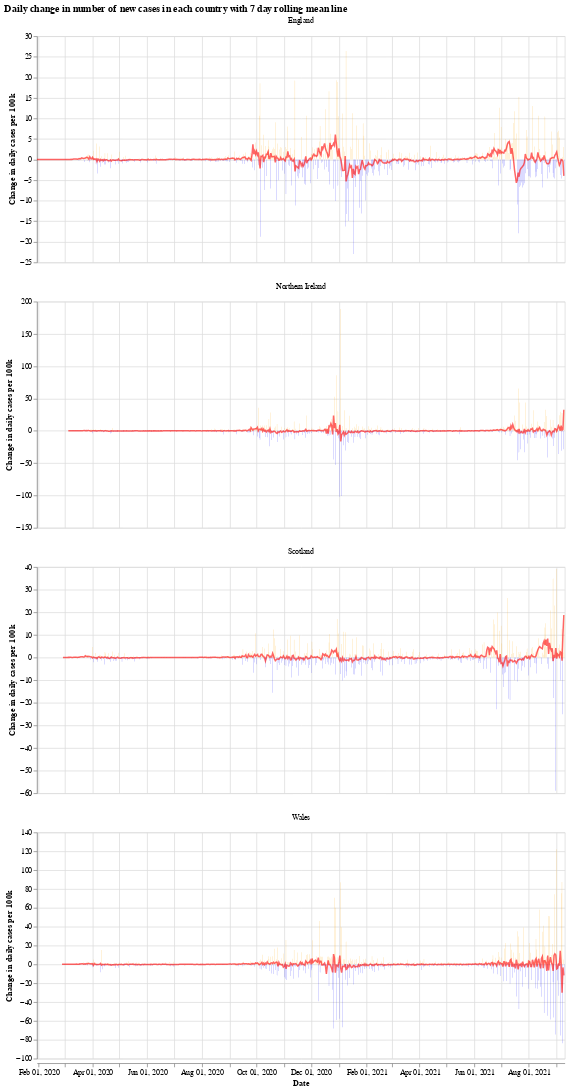

Notebook code for this chart:
### Markdown cell above
We will use the Python library `Altair` for visualising the data, see the [altair docs](https://altair-viz.github.io/) for more information.

First we have a graph which shows the daily change in the number of new cases for each country. This number jumps up and down all over the place, which is likely due to delay in reporting of new cases over the weekend. Another interesting thing is that it looks like the daily cases in Wales experienced a much shorter period of calm over the summer (calm in the sense of daily cases not jumping up and down).

The orange bars are days when the number of new cases (per 100k population) was more than the previous day, while the blue are days when the number of new cases dropped. The red line is the 7 day moving average. 

When the moving average line is below 0, it means that there is a consistent drop in new cases. We can see this clearly happening around the times that lockdowns were introduced (though, to varying degrees). I will update the graphs soon with a marker of when each lockdown started.

### Code cell
# collapse
import altair as alt

bars = alt.Chart(uk_cases).mark_bar().encode(
    x=alt.X("yearmonthdate(date):T", axis=alt.Axis(title='Date')),
    y=alt.Y("casesChangeRate:Q", axis=alt.Axis(title='Change in daily cases per 100k')),
    tooltip='casesChange',
    color=alt.condition(
        alt.datum.casesChangeRate > 0,
        alt.value("orange"),  # The positive color
        alt.value("blue")  # The negative color
    )
).properties(title='Daily change in number of new cases with 7 day rolling mean',width=700).interactive()

line = alt.Chart(uk_cases).mark_line(
    color='red',
    size=2,
    opacity=0.6
).transform_window(
    rolling_mean='mean(casesChangeRate)',
    frame=[0, 7],
    groupby=['areaName']
).encode(
    x='yearmonthdate(date):T',
    y='rolling_mean:Q'
)

alt.layer(bars, line, data=uk_cases).facet(alt.Column(
    'areaName', title=''), columns=1).resolve_scale(y='independent').properties(title='Daily change in number of new cases in each country with 7 day rolling mean line')

### Figure 1 — Vega-Lite specification as saved in the notebook (floating-point values rounded to 4 significant figures; data arrays with more than 128 entries replaced by an {"elided": "..."} marker saying what was removed)
{"config": {"view": {"continuousWidth": 400, "continuousHeight": 300}}, "data": {"name": "data-dad06974182aa907d85f88e3eb60754e"}, "facet": {"type": "nominal", "field": "areaName", "title": ""}, "spec": {"layer": [{"mark": "bar", "encoding": {"color": {"condition": {"value": "orange", "test": "(datum.casesChangeRate > 0)"}, "value": "blue"}, "tooltip": {"type": "quantitative", "field": "casesChange"}, "x": {"type": "temporal", "axis": {"title": "Date"}, "field": "date", "timeUnit": "yearmonthdate"}, "y": {"type": "quantitative", "axis": {"title": "Change in daily cases per 100k"}, "field": "casesChangeRate"}}, "selection": {"selector001": {"type": "interval", "bind": "scales", "encodings": ["x", "y"]}}, "title": "Daily change in number of new cases with 7 day rolling mean", "width": 700}, {"mark": {"type": "line", "color": "red", "opacity": 0.6, "size": 2}, "encoding": {"x": {"type": "temporal", "field": "date", "timeUnit": "yearmonthdate"}, "y": {"type": "quantitative", "field": "rolling_mean"}}, "transform": [{"window": [{"op": "mean", "field": "casesChangeRate", "as": "rolling_mean"}], "frame": [0, 7], "groupby": ["areaName"]}]}]}, "columns": 1, "resolve": {"scale": {"y": "independent"}}, "title": "Daily change in number of new cases in each country with 7 day rolling mean line", "$schema": "https://vega.github.io/schema/vega-lite/v4.8.1.json", "datasets": {"data-dad06974182aa907d85f88e3eb60754e": {"elided": "2264 records"}}}
